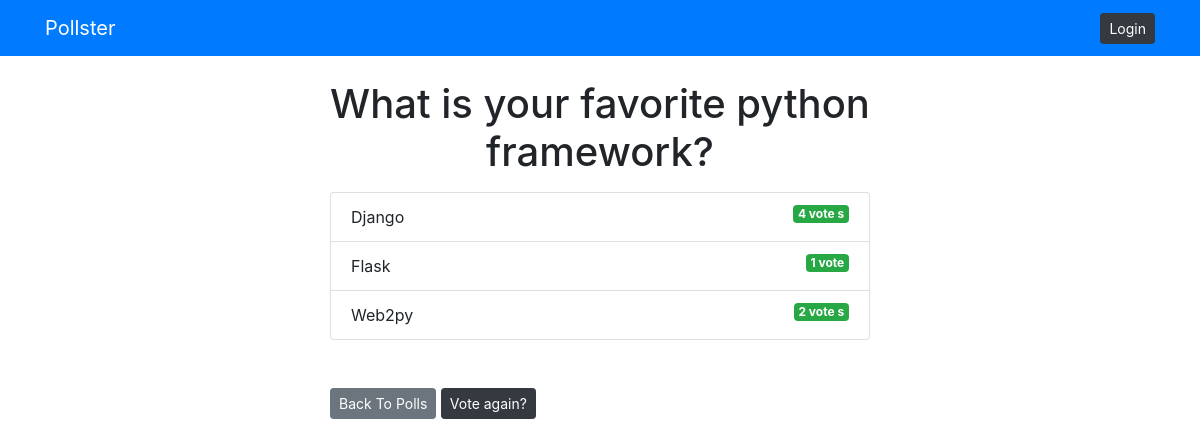
Page /polls/1/results/ on the committed database.
### polls/models.py (models this page shows, shortened)
class Question(models.Model):
    question_text = models.CharField(max_length=255)
    publish_date = models.DateTimeField('date published')

class Choice(models.Model):
    question = models.ForeignKey(Question, on_delete=models.CASCADE)
    choice_text = models.CharField(max_length=255)
    votes = models.IntegerField(default=0)

### polls/views.py (the view)
# urls.py: path('<int:question_id>/results/', views.results, name='results'),
def results(request, question_id):
    question = get_object_or_404(Question, pk=question_id)
    return render(request, 'polls/results.html', {'question': question})

### templates/polls/results.html
{% extends 'base.html' %}
{% block content %}
<h1 class="text-center mb-3">{{question.question_text}}</h1>
<ul class="list-group mb-5">
    {% for choice in question.choice_set.all %}
    <li class="list-group-item">
        {{ choice.choice_text }} <span class="badge badge-success float-right">{{ choice.votes }} vote {{ choice.votes | pluralize}}</span>
    </li>
    {% endfor %}
</ul>
<a href="{% url 'polls:index' %}" class="btn btn-secondary btn-sm mb-3">Back To Polls</a>
<a href="{% url 'polls:detail' question.id %}" class="btn btn-dark btn-sm mb-3">Vote again?</a>
{% endblock %}

### rows in the picture
Question: question_text "What is your favorite python framework?"
Choice: choice_text "Django", votes "4", votes|pluralize "s"
Choice: choice_text "Flask", votes "1"
Choice: choice_text "Web2py", votes "2", votes|pluralize "s"
